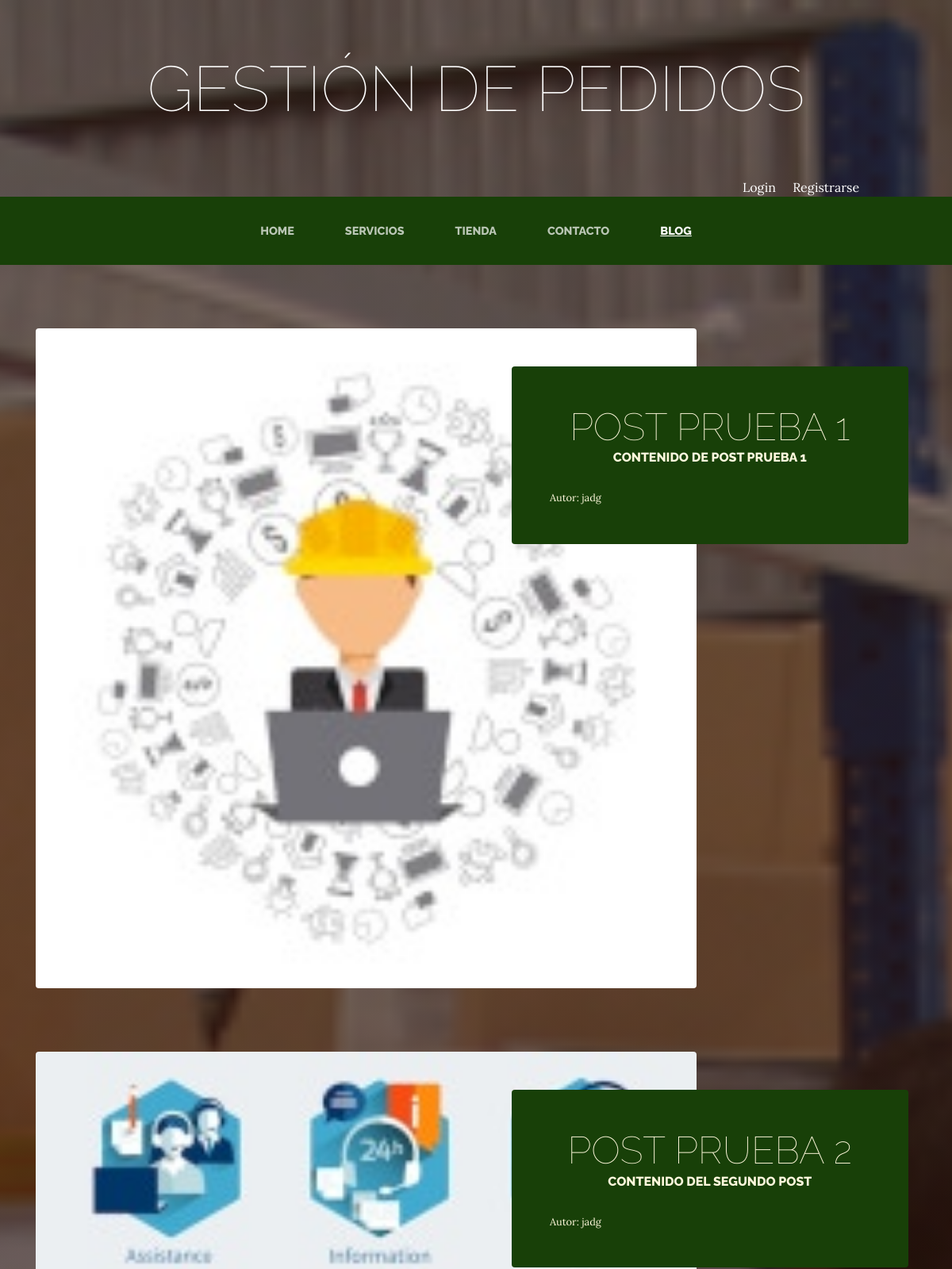
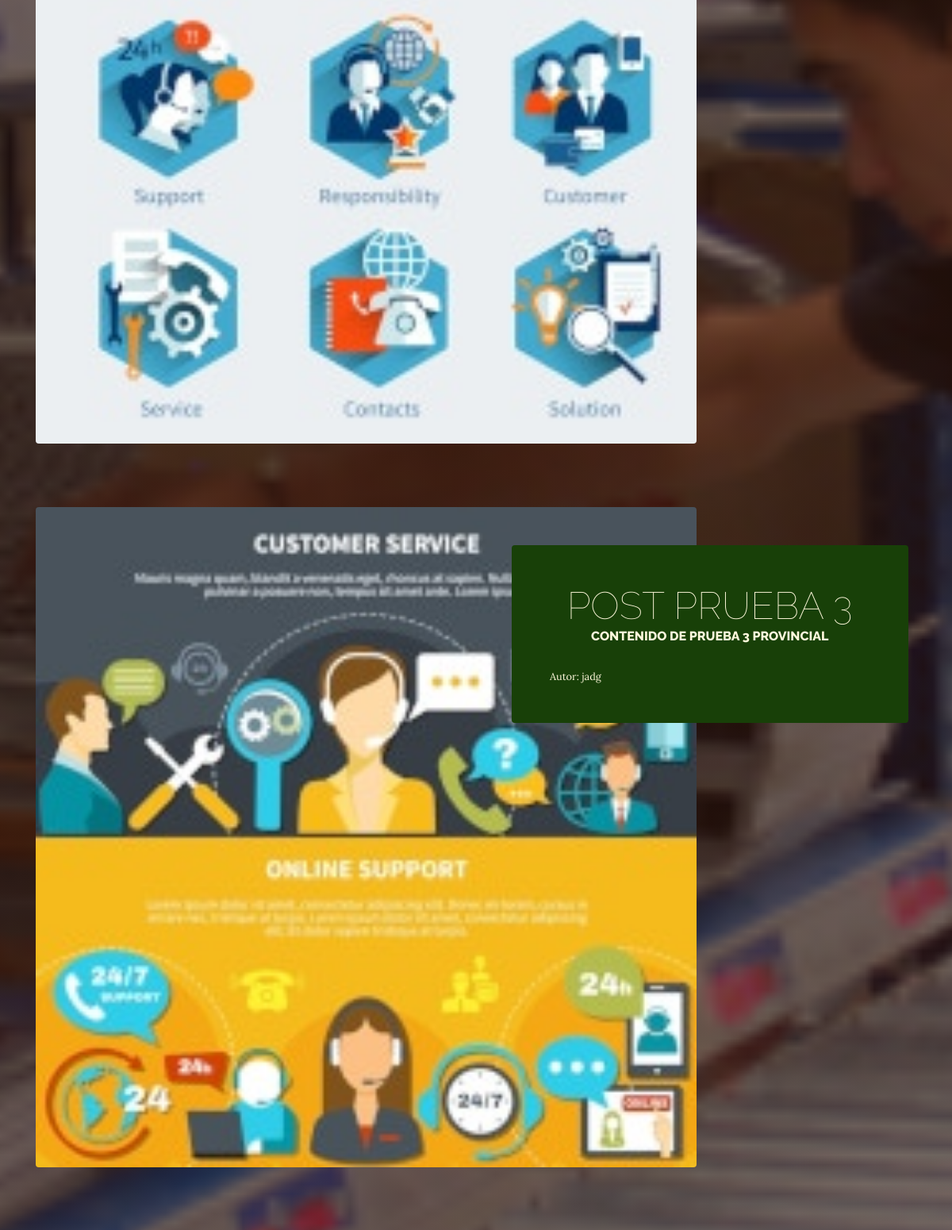
Screenshot of /blog/ (upper part) with the database file from the repository (2 pictures, top to bottom).
### blog/models.py (models this page shows, shortened)
class Post(models.Model):
    titulo = models.CharField(max_length=100)
    contenido = models.CharField(max_length=200)
    imagen = models.ImageField(upload_to="blog", blank=True, null=True)
    autor = models.ForeignKey(User, on_delete=models.CASCADE)
    categorias = models.ManyToManyField(Categoria)
    created = models.DateTimeField(auto_now_add=True)
    updated = models.DateTimeField(auto_now=True)
    class Meta:
        verbose_name = ('post')
        verbose_name_plural = ('posts')

### blog/views.py (the view)
# urls.py: path('', views.blog, name="Blog"),
def blog(request):
    posts= Post.objects.all()
    return render(request, 'blog/blog.html', {"posts": posts})

### blog/models.py (called while the page is built)
    def __str__(self):
        return self.nombre

### carro/context_processor.py (called while the page is built)
def importe_total_carro(request):
    total = 0
    if request.user.is_authenticated:
        for key, value in request.session["carro"].items():
            total = total + float(value["precio"])
    else:
        total = 'Debes loguearte para ver el total'
    return {"importe_total_carro": total}

### blog/templates/blog/blog.html (shortened to what this page needs)
{% extends "proyectowebapp/base.html" %}
{% load static %}
{% block content %}
    {% for post in posts %}
    <section class="page-section clearfix">
    <div class="container">
        <div class="intro">
        <img
            class="intro-img img-fluid mb-3 mb-lg-0 rounded"
            src="{{ post.imagen.url }}"
            alt=""
            style="widht: 30%"
        />
        <div class="intro-text left-0 text-center bg-faded p-5 rounded">
            <h2 class="section-heading mb-4">
            <span class="section-heading-lower">{{ post.titulo }}</span>
            <span class="section-heading-upper">{{ post.contenido }}</span>
            </h2>
            <div style="text-align: left; font-size: 80%">
            Autor: {{ post.autor }}
            </div>
        </div>
        </div>
    </div>
    </section>
    {% endfor %}
{% endblock %}

### proyectowebapp/static/proyectowebapp/css/gestion.css (style rules this page uses)
body { font-family: 'Lora'; background: linear-gradient(rgba(47, 23, 15, 0.65), rgba(47, 23, 15, 0.65)), url("../img/bg_main.jpg"); background-attachment: fixed; background-position: center; background-size: cover; }
h1, h2, h3, h4, h5, h6 { font-family: 'Raleway'; }
.page-section { margin-top: 5rem; margin-bottom: 5rem; }
.section-heading { text-transform: uppercase; }
.section-heading .section-heading-upper { display: block; font-size: 1rem; font-weight: 800; padding-bottom:.5rem; }
.section-heading .section-heading-lower { display: block; font-size: 3rem; font-weight: 100; }
.bg-faded { background-color: rgba(255, 255, 255, 0.85); }
.intro { position: relative; }
@media (min-width: 992px) { .intro .intro-img { width: 75%; float: left; } }
@media (min-width: 992px) { .intro .intro-text { left: 600; width: 60%; margin-top: 3rem; background-color: rgba(24, 64, 8); color: cornsilk; position: absolute; } }
@media (min-width: 1200px) { .intro .intro-text { width: 45%; } }

### rows the page displays
Post: imagen (picture), titulo "POST PRUEBA 1", contenido "CONTENIDO DE POST PRUEBA 1", autor "jadg"
Post: imagen (picture), titulo "POST PRUEBA 2", contenido "CONTENIDO DEL SEGUNDO POST", autor "jadg"
Post: imagen (picture), titulo "POST PRUEBA 3", contenido "CONTENIDO DE PRUEBA 3 PROVINCIAL", autor "jadg"
